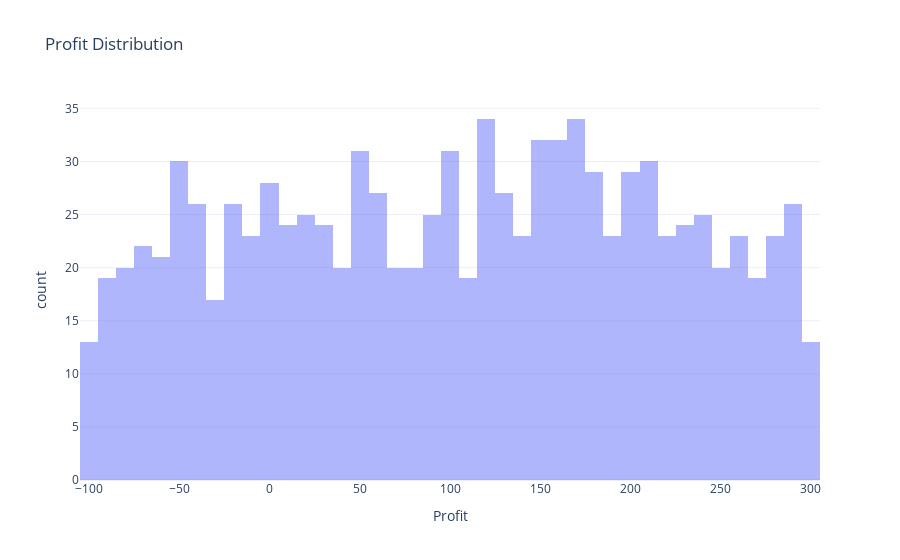

Notebook code cell kept with this figure:
### Code cell
# 📘 Histogram – Profit Distribution

fig1 = histogram_plot(
    df,
    x="Profit",
    nbins=50,
    title="Profit Distribution"
)
fig1.show()

### Figure 1 — Plotly figure (JSON) as saved in the notebook; plotly's stock layout.template omitted (floating-point values rounded to 4 significant figures; data arrays with more than 128 entries replaced by an {"elided": "..."} marker saying what was removed)
{"data": [{"bingroup": "x", "hovertemplate": "Profit=%{x}<br>count=%{y}<extra></extra>", "legendgroup": "", "marker": {"color": "#636efa", "opacity": 0.5, "pattern": {"shape": ""}}, "name": "", "nbinsx": 50, "orientation": "v", "showlegend": false, "type": "histogram", "x": {"elided": "1000 float values"}, "xaxis": "x", "yaxis": "y"}], "layout": {"barmode": "overlay", "legend": {"tracegroupgap": 0}, "title": {"text": "Profit Distribution"}, "xaxis": {"anchor": "y", "domain": [0, 1], "title": {"text": "Profit"}}, "yaxis": {"anchor": "x", "domain": [0, 1], "title": {"text": "count"}}}}
